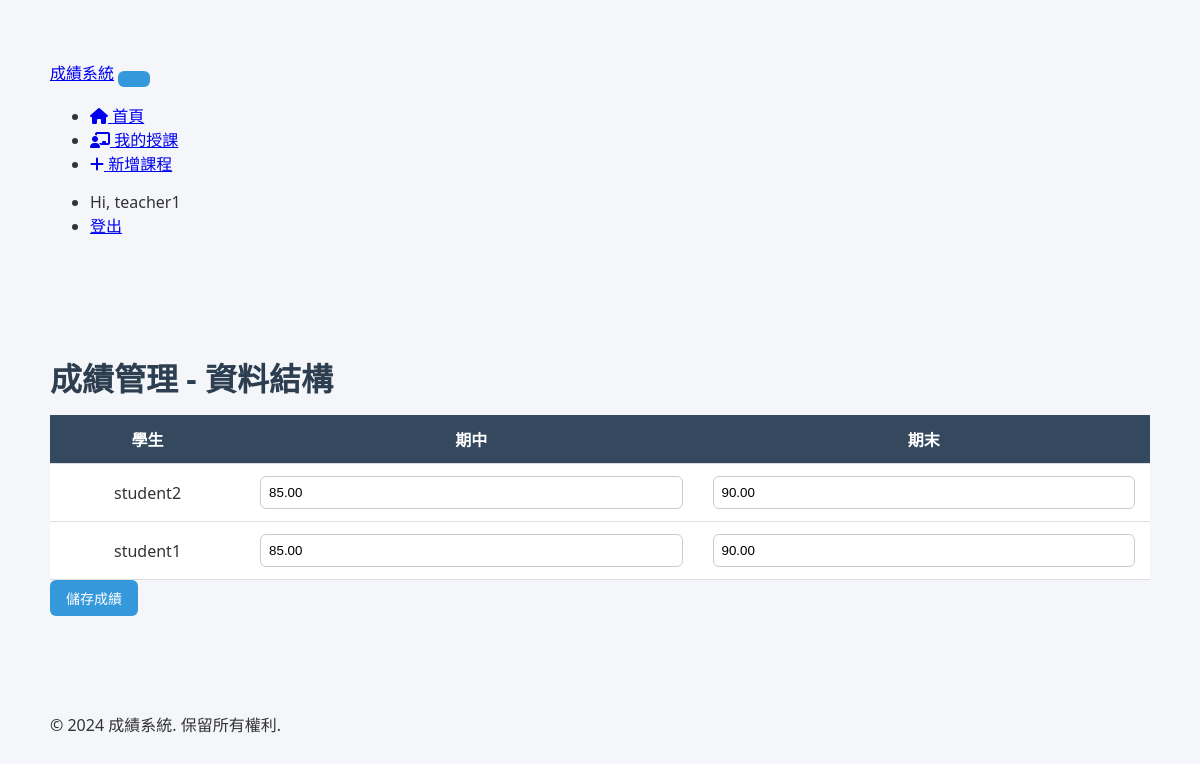
The app's page /courses/course/CS201/grade/ (signed in), older data.
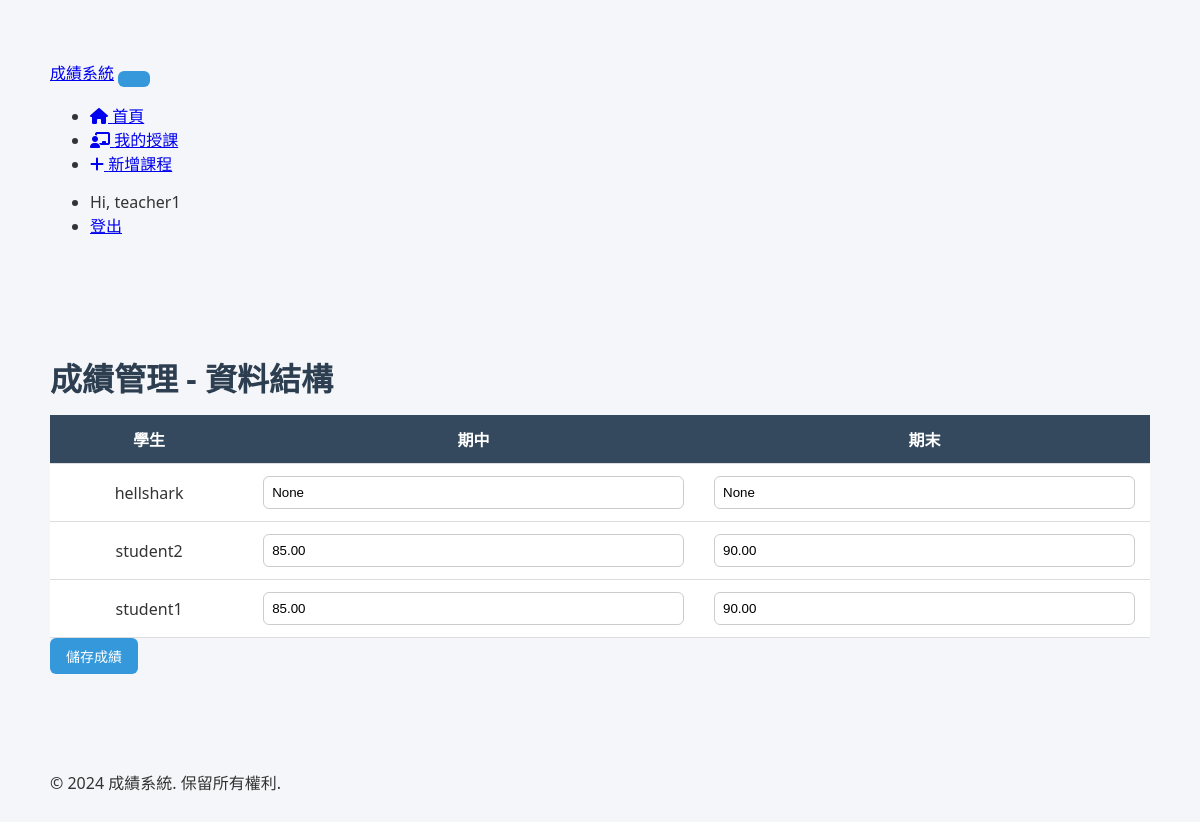
The same page, newer data.
### grade_system/courses/models.py (models this page shows, shortened)
class StudentCourse(models.Model):
    student = models.ForeignKey(User, on_delete=models.CASCADE,
                               limit_choices_to={'profile__role': 'student'},
                               related_name='enrolled_courses',
                               verbose_name='學生')
    course = models.ForeignKey(Course, on_delete=models.CASCADE,
                              related_name='enrollments',
                              verbose_name='課程')
    midterm_score = models.DecimalField(
        max_digits=5,
        decimal_places=2,
        null=True,
        blank=True,
        verbose_name='期中考分數',
        validators=[MinValueValidator(0), MaxValueValidator(100)]
    )
    final_score = models.DecimalField(
        max_digits=5,
        decimal_places=2,
        null=True,
        blank=True,
        verbose_name='期末考分數',
        validators=[MinValueValidator(0), MaxValueValidator(100)]
    )
    enrolled_at = models.DateTimeField(auto_now_add=True, verbose_name='選課時間')
    class Meta:
        verbose_name = '學生修課'
        verbose_name_plural = '學生修課'
        unique_together = ['student', 'course']
        ordering = ['-enrolled_at']

### grade_system/courses/views.py (the view, shortened to what this page needs)
# urls.py: path('course/<str:course_id>/grade/', views.grade_management, name='grade_management'),
@teacher_required
def grade_management(request, course_id):
    course = get_object_or_404(Course, course_id=course_id, teacher=request.user)
    enrollments = StudentCourse.objects.filter(course=course).select_related('student')
    context = {
        'course': course,
        'enrollments': enrollments,
    }
    return render(request, 'courses/grade_management.html', context)

### grade_system/courses/context_processors.py (called while the page is built)
def user_role(request):
    try:
        if request.user.is_authenticated:
            return {'user_role': getattr(request.user.profile, 'role', None)}
    except Exception:
        pass
    return {'user_role': None}

### grade_system/templates/courses/grade_management.html (shortened to what this page needs)
{% extends 'base.html' %}
{% block content %}
<h1>成績管理 - {{ course.course_name }}</h1>
<form method="post">
    <table>
        <thead>
            <tr>
                <th>學生</th>
                <th>期中</th>
                <th>期末</th>
            </tr>
        </thead>
        <tbody>
            {% for e in enrollments %}
            <tr>
                <td>{{ e.student.username }}</td>
                <td><input type="text" name="midterm_{{ e.student.id }}" value="{{ e.midterm_score }}"></td>
                <td><input type="text" name="final_{{ e.student.id }}" value="{{ e.final_score }}"></td>
            </tr>
            {% endfor %}
        </tbody>
    </table>
    <button type="submit" class="btn">儲存成績</button>
</form>
{% endblock %}

Row changes from the older to the newer data that the page shows:
added StudentCourse: student.username "hellshark", midterm_score "None", final_score "None"
